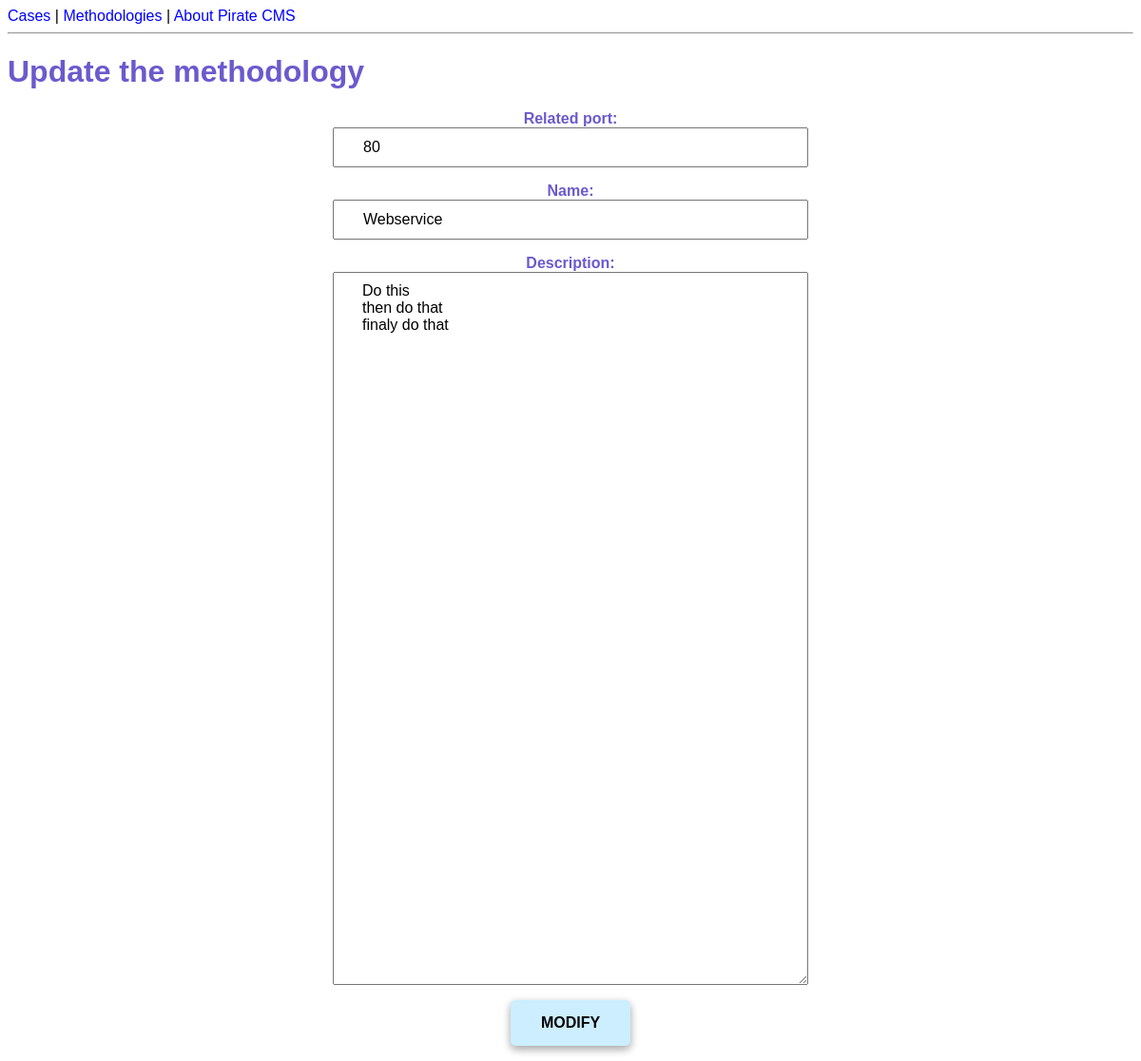
Page /methodologies/2/update/ on the committed database.
### cms/models.py (models this page shows, shortened)
class Methodology(models.Model):
    related_port = models.fields.IntegerField(null=True, validators=[MaxValueValidator(65535)])
    name = models.fields.CharField(max_length=250, null=True, blank=True)
    description = models.fields.CharField(max_length=10000, null=True, blank=True)

### cms/views.py (the view)
# urls.py: path('methodologies/<int:id>/update/', views.methodology_update, name='update-methodology'),
def methodology_update(request, id):
    methodology = Methodology.objects.get(id=id)
    if request.method == 'POST':
        form = MethodologyUpdateForm(request.POST, instance=methodology)
        if form.is_valid():
            form.save()
            messages.add_message(request, messages.INFO, "The method has been updated successfully ...")
            return redirect('methodologies-list') # TODO rediriger vers le détail
    else:
        form = MethodologyUpdateForm(instance=methodology)
    return render(request, 'cms/methodology_update.html', {'methodology': methodology, 'form': form})

### cms/forms.py
class MethodologyUpdateForm(forms.ModelForm):
    class Meta:
        model = Methodology
        fields = ['related_port', 'name', 'description']
        widgets = {
            'related_port': forms.NumberInput(attrs={
                'class': "form-control",
                'style': STYLE_PARAMETERS,
                'placeholder': 'Port',
                }),
            'name': forms.TextInput(attrs={
                'class': "form-control",
                'style': STYLE_PARAMETERS,
                'placeholder': 'Name',
                }),
            'description': forms.Textarea(attrs={
                'class': "form-control",
                'style': STYLE_PARAMETERS,
                'placeholder': 'Description'
                })
        }

### cms/templates/cms/methodology_update.html (shortened to what this page needs)
{% extends 'cms/base.html' %}
{% load static %}
{% block content %}
<h1>Update the methodology</h1>
<div class="method_form">
    <form action="" method="post">
        {{ form.as_p }}
        <input type="submit" value="MODIFY" class="submit_btn">
    </form>
</div>
{% endblock %}

### cms/static/cms/styles.css (style rules this page uses)
* { font-family: Helvetica; }
h1 { color: slateblue; }
form { margin-right: auto; margin-left: auto; width: 500px; text-align: center; }
.submit_btn { background-color: #cceeff; padding: 15px 32px; font-size: 16px; font-weight: bold; border: none; color: black; border-radius: 5px; box-shadow: 0 4px 8px 0 rgba(0,0,0,0.2), 0 3px 10px 0 rgba(0,0,0,0.19); }
label { color: slateblue; font-weight: bold; }
.method_form textarea { height: 750px; }

### rows in the picture
Methodology: related_port "80", name "Webservice", description "Do this then do that finaly do that"
